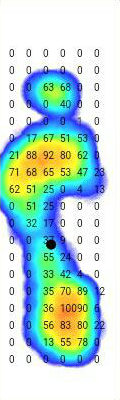
#> input picture downloaded_data/test/images/image_0009.png, 120 x 400 px, found by its file name; its folder holds 4 pictures in this run
$ python preprocess.py
#> lines starting #> are read from the running program, lines starting #| are printed output that depends on the picture
''' Libraries '''
import os
from tqdm import tqdm
import math
from PIL import Image, ImageFilter
import pandas as pd


''' Parameters '''
LIMIT = 100


''' Functions '''
def add_margin(pil_img, top, right, bottom, left, color):
    width, height = pil_img.size
    new_width = width + right + left
    new_height = height + top + bottom
    result = Image.new(pil_img.mode, (new_width, new_height), color)
    result.paste(pil_img, (left, top))
    return result


def process_image(image_directory, image_name, shift):

#> called with image_directory = '../downloaded_data/train/images', image_name = 'image_0009.png', shift = 0
    image_index = int(image_name[6:10]) + shift

    if not os.path.exists(r"processed_data"): os.makedirs(r"processed_data")

    # original image
    original_image = Image.open(f"{image_directory}/{image_name}")
#> original_image is the input picture: PIL image 120x400 RGB; mean R, G, B 185.9, 216.4, 209.6
    original_image.save(f'processed_data/image_{image_index:04d}_original.png')

    # cropped image
    cropped_image = original_image
    image_pixel = cropped_image.load()
    left = 18  # right foot: 18~120 (102)
    for h in range(48, 364):
        R, G, B = image_pixel[10, h]
        if R <= 100 and G <= 100 and B <= 100 and R == G and G == B:
            left = 9  # left foot: 9~111 (102)
            break
#> this loop made 3 passes
#> (R, G, B) on passes 1 to 3: (248, 248, 248), (168, 168, 168), (69, 69, 69)
    #                                         top   right   bottom
    cropped_image = original_image.crop((left, 48, left+102, 364))
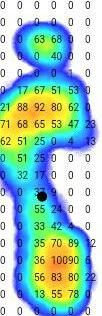
#> cropped_image: PIL image 102x316 RGB; mean R, G, B 156.2, 199.5, 189.8
    cropped_image = add_margin(cropped_image, 42, 9, 42, 9, (0, 0, 0))
#> in add_margin, `result = Image.new(pil_img.mode, (new_width, new_height), color)`: result: PIL image 120x400 RGB; every value is 0
#> in add_margin, `result.paste(pil_img, (left, top))`:
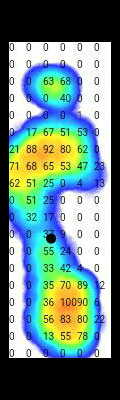
#> result: PIL image 120x400 RGB; mean R, G, B 104.9, 134, 127.4
    cropped_image.save(f'processed_data/image_{image_index:04d}_cropped.png')

    # color image
    color_image = original_image
    image_pixel = color_image.load()
    for h in range(400):
        for w in range(120):
            R, G, B = image_pixel[w, h]
            if R <= 175 and G <= 175 and B <= 175: image_pixel[w, h] = image_pixel[w, h-1]
    color_image = color_image.filter(ImageFilter.BLUR)
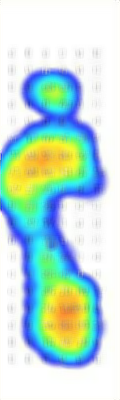
#> color_image: PIL image 120x400 RGB; mean R, G, B 191.1, 222.3, 215.1
    color_image.save(f'processed_data/image_{image_index:04d}_color.png')


def combine_csv(csv_file_path_1, csv_file_path_2):
    csv_file_1 = pd.read_csv(csv_file_path_1)
    csv_file_2 = pd.read_csv(csv_file_path_2)
    output_csv_file = pd.concat([csv_file_1, csv_file_2], ignore_index=True)
    output_csv_file = output_csv_file.drop('images', axis=1)
    if not os.path.exists(r"processed_data"): os.makedirs(r"processed_data")
    output_csv_file.to_csv(r"processed_data/annotation.csv")


''' Execution '''
if __name__ == '__main__':

    os.system('cls')

    image_directory = r"../downloaded_data/train/images"
    image_name_list = os.listdir(image_directory)
    for image_name in tqdm(image_name_list, desc=f"Processing images: {image_directory}", ascii=True):
       process_image(image_directory, image_name, 0)
#> pass 2 of the loop `for image_name in tqdm(image_name_list, desc=f"Processing images: {ima..`:
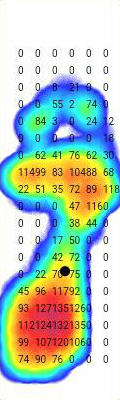
#> input picture downloaded_data/test/images/image_0024.png, 120 x 400 px, found by its file name
#> in process_image, original_image is the input picture: PIL image 120x400 RGB; mean R, G, B 183.5, 202.5, 188.4
#> in add_margin (call 2), `result.paste(pil_img, (left, top))`:
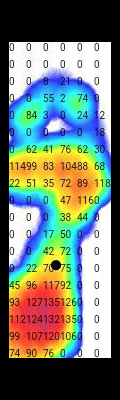
#> result: PIL image 120x400 RGB; mean R, G, B 111.3, 124.1, 112.1
#> in process_image (call 2), `color_image = color_image.filter(ImageFilter.BLUR)`:
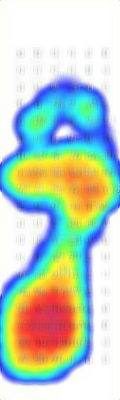
#> color_image: PIL image 120x400 RGB; mean R, G, B 189.5, 208.7, 193.7
#> pass 3 of the loop `for image_name in tqdm(image_name_list, desc=f"Processing images: {ima..`:
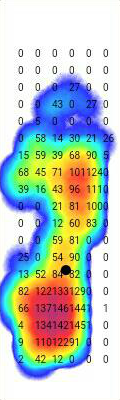
#> input picture downloaded_data/test/images/image_0028.png, 120 x 400 px, found by its file name
#> in process_image, original_image is the input picture: PIL image 120x400 RGB; mean R, G, B 186, 198.8, 191.9
#> in add_margin (call 3), `result.paste(pil_img, (left, top))`:
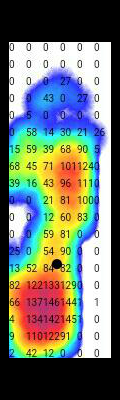
#> result: PIL image 120x400 RGB; mean R, G, B 114.2, 121.8, 111
#> in process_image (call 3), `color_image = color_image.filter(ImageFilter.BLUR)`:
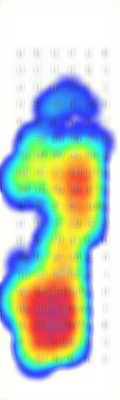
#> color_image: PIL image 120x400 RGB; mean R, G, B 192, 204.9, 196.9
#> the loop made 4 passes; the first 3 are shown

    image_directory = r"../downloaded_data/train_20210106/images"
#> image_directory = '../downloaded_data/train_20210106/images'
    image_name_list = os.listdir(image_directory)
#> image_name_list = ['image_0009.png', 'image_0024.png', 'image_0028.png', 'image_0032.png']
    for image_name in tqdm(image_name_list, desc=f"Processing images: {image_directory}", ascii=True):
       process_image(image_directory, image_name, 1000)
#> pass 2 of the loop `for image_name in tqdm(image_name_list, desc=f"Processing images: {ima..`:
#> pass 3 of the loop `for image_name in tqdm(image_name_list, desc=f"Processing images: {ima..`:
#> the loop made 4 passes; the first 3 are shown

    csv_file_path_1 = r"../downloaded_data/train/annotation.csv"
    csv_file_path_2 = r"../downloaded_data/train_20210106/annotation.csv"
    print("Combining annotation files.")
    combine_csv(csv_file_path_1, csv_file_path_2)
#> (the run stopped early here; a loop or call above may not have finished)
